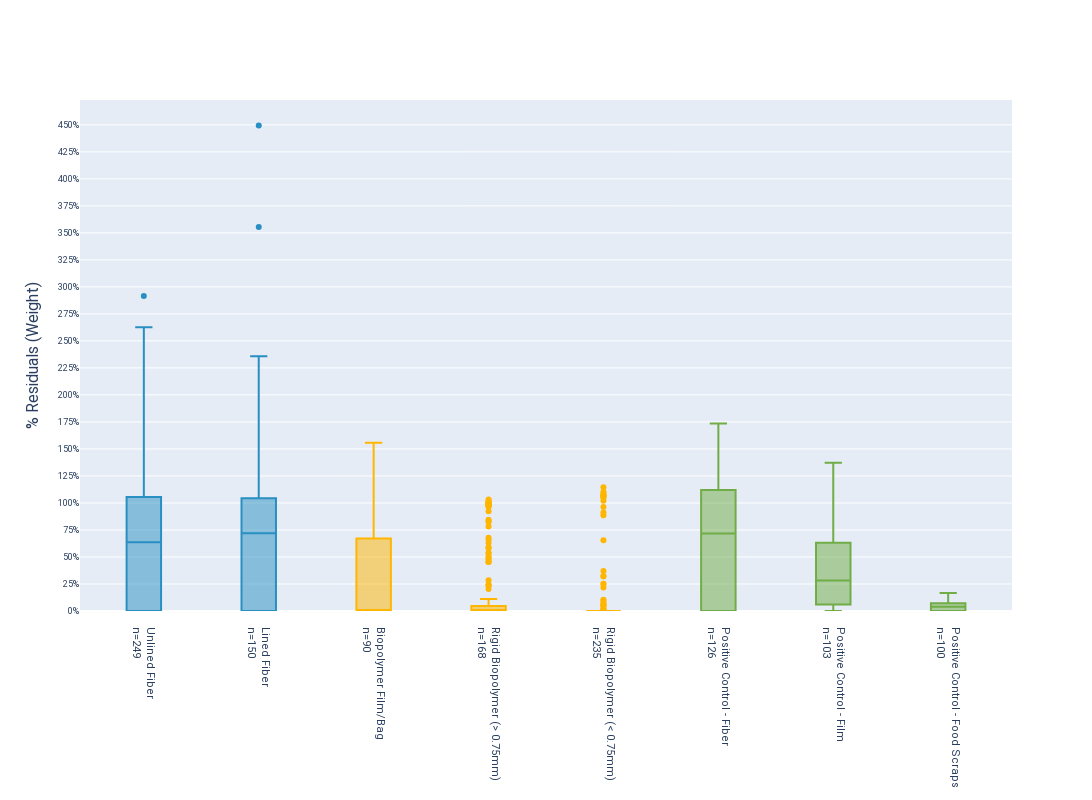
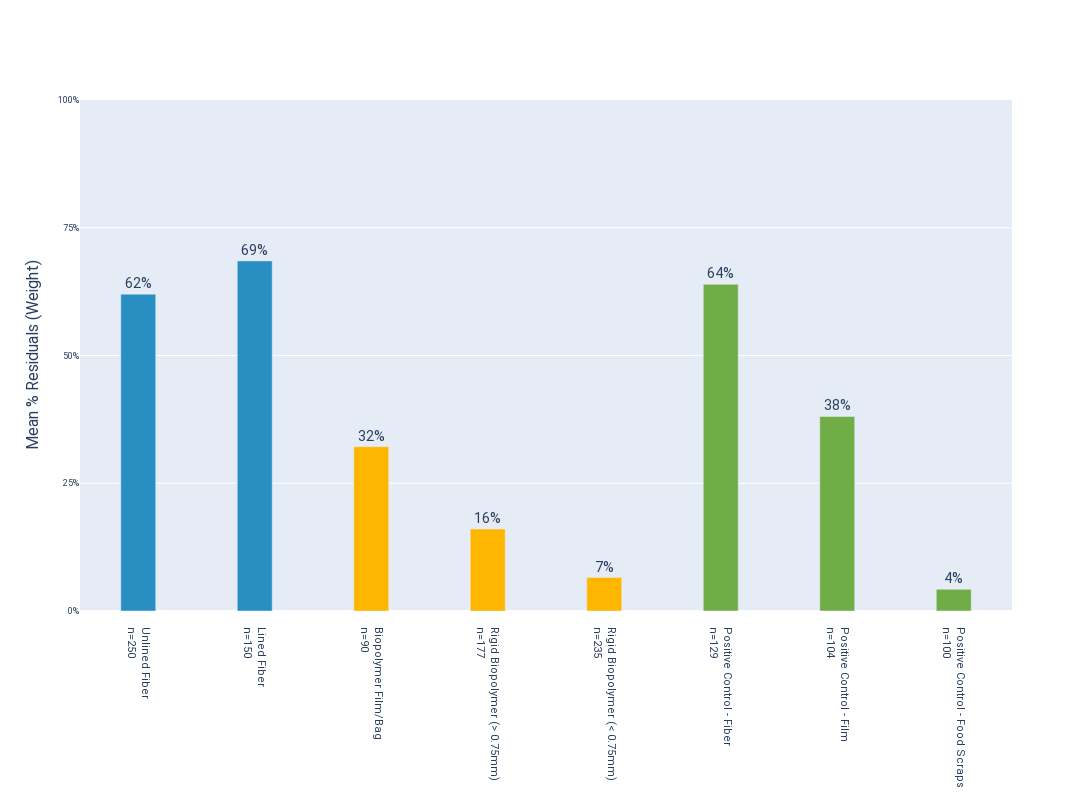
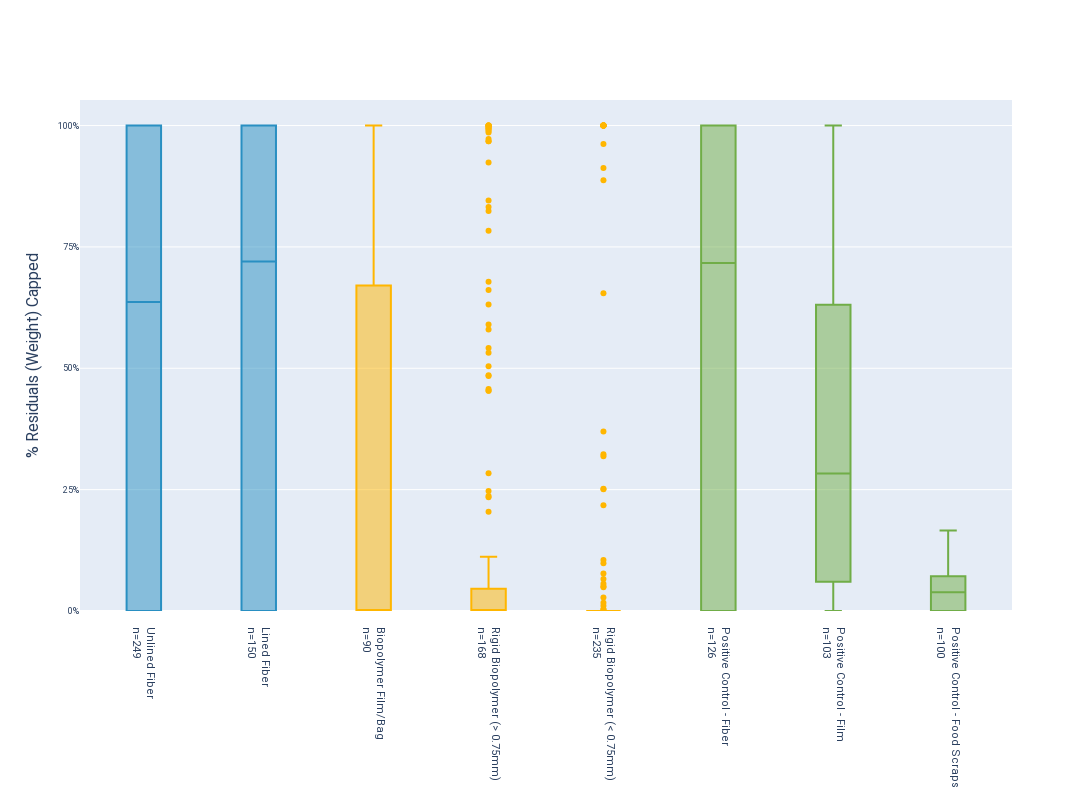
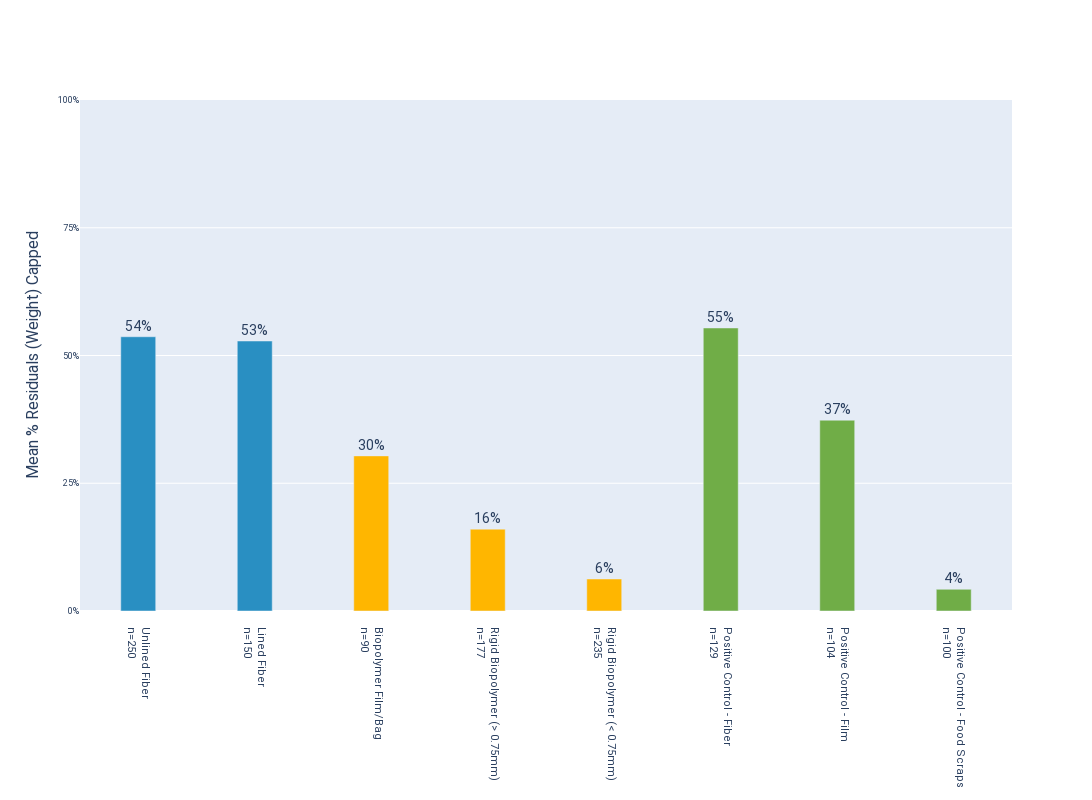

These figures' notebook cell, in order:
### Code cell
column = '% Residuals (Weight)'
box_and_whisker(joined, column, width=1200, save=True)
# residuals_bar(joined, width=1200, save=True)
mean_residuals_bar(joined, column, width=1200, save=True)

box_and_whisker(joined, column, width=1200, cap=True, save=True)
# residuals_bar(joined, width=1200, cap=True, save=True)
mean_residuals_bar(joined, column, width=1200, cap=True, save=True)

### Figure 1 — Plotly figure (JSON) as saved in the notebook; plotly's stock layout.template omitted (floating-point values rounded to 4 significant figures; data arrays with more than 128 entries replaced by an {"elided": "..."} marker saying what was removed)
{"data": [{"boxpoints": "outliers", "marker": {"color": "#298FC2"}, "name": "Unlined Fiber", "type": "box", "width": 0.3, "y": {"elided": "250 float values"}}, {"boxpoints": "outliers", "marker": {"color": "#298FC2"}, "name": "Lined Fiber", "type": "box", "width": 0.3, "y": {"elided": "150 float values"}}, {"boxpoints": "outliers", "marker": {"color": "#FFB600"}, "name": "Biopolymer Film/Bag", "type": "box", "width": 0.3, "y": [0.949, 0.595, 1.053, 0.998, 0.73, 0, 0, 0, 0, 0, 0, 0, 0, 0, 0.182, 0, 0, 0, 0, 1.025, 1.023, 0.68, 0, 0, 0, 0, 0, 0, 0, 0, 0, 0, 0, 0.253, 0.041, 0, 0, 0.011, 0.9, 1.339, 1.155, 0.2314, 0, 0, 0.9857, 0.9171, 1.401, 0.9879, 1.024, 0.07286, 0, 0.66, 0, 0.45, 0.8685, 0.6993, 0.8968, 0.8968, 0.4572, 0.4381, 1.016, 0, 0, 0, 0, 0, 0.3873, 0.512, 0.2145, 0.5689, 0.5188, 0.5483, 0, 0, 0, 0, 0, 0, 0, 0, 0, 0, 0, 0, 0, 0, 0.6707, 1.557, 0, 1.024]}, {"boxpoints": "outliers", "marker": {"color": "#FFB600"}, "name": "Rigid Biopolymer (> 0.75mm)", "type": "box", "width": 0.3, "y": {"elided": "177 float values"}}, {"boxpoints": "outliers", "marker": {"color": "#FFB600"}, "name": "Rigid Biopolymer (< 0.75mm)", "type": "box", "width": 0.3, "y": {"elided": "235 float values"}}, {"boxpoints": "outliers", "marker": {"color": "#70AD47"}, "name": "Positive Control - Fiber", "type": "box", "width": 0.3, "y": {"elided": "129 float values"}}, {"boxpoints": "outliers", "marker": {"color": "#70AD47"}, "name": "Positive Control - Film", "type": "box", "width": 0.3, "y": [0.265, 0.8, 0.627, 0.317, 0.094, 0.417, 0.075, 0.363, 0.482, 0.315, 0, 0, 0, 0.435, 0.891, 1.076, 0.975, 1.008, 0.856, 1.066, 1.226, 0.808, 0.841, 0.632, 0, 0.883, 0.126, 0.408, 0.027, 0.302, 0.257, 0.085, 0.24, 0.159, 0.214, 0.182, 0, 0.027, 0, 0.36, 0.207, 0.581, 0.614, 0.059, 0, 0, 0.064, 0.382, 0.911, 0, 0, 1.373, 0.27, 0.43, 0, 0.412, 0.499, 0, 0, 0, 0.122, 0, 0, 0, 0.131, 0, 0.798, 0.189, 0.242, 0.055, 0.461, 0.78, 0.337, 0.283, 0.881, 0.955, 0.983, 0.855, 0.391, 0.146, 0.313, 0.313, 0.186, 0.489, 0.235, 0.717, 0.835, 0.939, 0.991, 0.925, 0.189, 0.291, 0.111, 0.443, 0.183, 0.012, 0.167, 0.179, 0.005, 0.47, 0.938, 0.026, 0, null]}, {"boxpoints": "outliers", "marker": {"color": "#70AD47"}, "name": "Positive Control - Food Scraps", "type": "box", "width": 0.3, "y": [0.017, 0.04, 0.049, 0.046, 0.014, 0.042, 0.072, 0.018, 0.035, 0.041, 0, 0.036, 0.029, 0.023, 0.021, 0, 0, 0, 0, 0, 0, 0, 0, 0, 0, 0, 0, 0, 0, 0.038, 0.069, 0.063, 0.029, 0, 0, 0.078, 0.039, 0.022, 0.074, 0, 0.07, 0.058, 0.004, 0.004, 0, 0, 0.037, 0, 0.041, 0.017, 0, 0.029, 0.024, 0, 0.074, 0.041, 0.043, 0.101, 0.054, 0.072, 0.105, 0.054, 0.094, 0.126, 0.071, 0.088, 0.076, 0.086, 0.097, 0.076, 0.131, 0.097, 0.052, 0.134, 0.148, 0.048, 0.075, 0.04, 0.043, 0.059, 0.166, 0.124, 0.051, 0.108, 0.103, 0.106, 0.121, 0, 0, 0, 0.065, 0.056, 0, 0, 0, 0.046, 0.037, 0, 0, 0]}], "layout": {"font": {"family": "Roboto", "size": 11}, "height": 800, "showlegend": false, "title": {"font": {"family": "Roboto", "size": 14}}, "width": 1200, "xaxis": {"tickangle": 90, "tickfont": {"size": 11}, "tickmode": "array", "ticktext": ["     Unlined Fiber<br>     n=249", "     Lined Fiber<br>     n=150", "     Biopolymer Film/Bag<br>     n=90", "     Rigid Biopolymer (> 0.75mm)<br>     n=168", "     Rigid Biopolymer (< 0.75mm)<br>     n=235", "     Positive Control - Fiber<br>     n=126", "     Positive Control - Film<br>     n=103", "     Positive Control - Food Scraps<br>     n=100"], "tickvals": [0, 1, 2, 3, 4, 5, 6, 7], "title": {"font": {"size": 14}}}, "yaxis": {"rangemode": "tozero", "tickfont": {"size": 9}, "tickformat": ".0%", "tickmode": "array", "tickvals": {"elided": "400 float values"}, "title": {"font": {"size": 16}, "text": "% Residuals (Weight)"}}}}

### Figure 2 — Plotly figure (JSON) as saved in the notebook; plotly's stock layout.template omitted (floating-point values rounded to 4 significant figures)
{"data": [{"marker": {"color": "#298FC2"}, "name": "Unlined Fiber", "text": "62%", "textfont": {"size": 14}, "textposition": "outside", "type": "bar", "width": 0.3, "x": [0], "y": [0.6201]}, {"marker": {"color": "#298FC2"}, "name": "Lined Fiber", "text": "69%", "textfont": {"size": 14}, "textposition": "outside", "type": "bar", "width": 0.3, "x": [1], "y": [0.6851]}, {"marker": {"color": "#FFB600"}, "name": "Biopolymer Film/Bag", "text": "32%", "textfont": {"size": 14}, "textposition": "outside", "type": "bar", "width": 0.3, "x": [2], "y": [0.3216]}, {"marker": {"color": "#FFB600"}, "name": "Rigid Biopolymer (> 0.75mm)", "text": "16%", "textfont": {"size": 14}, "textposition": "outside", "type": "bar", "width": 0.3, "x": [3], "y": [0.1606]}, {"marker": {"color": "#FFB600"}, "name": "Rigid Biopolymer (< 0.75mm)", "text": "7%", "textfont": {"size": 14}, "textposition": "outside", "type": "bar", "width": 0.3, "x": [4], "y": [0.06549]}, {"marker": {"color": "#70AD47"}, "name": "Positive Control - Fiber", "text": "64%", "textfont": {"size": 14}, "textposition": "outside", "type": "bar", "width": 0.3, "x": [5], "y": [0.6394]}, {"marker": {"color": "#70AD47"}, "name": "Positive Control - Film", "text": "38%", "textfont": {"size": 14}, "textposition": "outside", "type": "bar", "width": 0.3, "x": [6], "y": [0.3807]}, {"marker": {"color": "#70AD47"}, "name": "Positive Control - Food Scraps", "text": "4%", "textfont": {"size": 14}, "textposition": "outside", "type": "bar", "width": 0.3, "x": [7], "y": [0.04247]}], "layout": {"barmode": "group", "font": {"family": "Roboto", "size": 11}, "height": 800, "showlegend": false, "title": {"font": {"family": "Roboto", "size": 14}}, "width": 1200, "xaxis": {"tickangle": 90, "tickfont": {"size": 11}, "tickmode": "array", "ticktext": ["     Unlined Fiber<br>     n=250", "     Lined Fiber<br>     n=150", "     Biopolymer Film/Bag<br>     n=90", "     Rigid Biopolymer (> 0.75mm)<br>     n=177", "     Rigid Biopolymer (< 0.75mm)<br>     n=235", "     Positive Control - Fiber<br>     n=129", "     Positive Control - Film<br>     n=104", "     Positive Control - Food Scraps<br>     n=100"], "tickvals": [0, 1, 2, 3, 4, 5, 6, 7], "title": {"font": {"size": 14}, "standoff": 25}}, "yaxis": {"range": [0, 1], "tickfont": {"size": 9}, "tickformat": ".0%", "tickmode": "array", "tickvals": [0, 0.25, 0.5, 0.75, 1], "title": {"font": {"size": 16}, "text": "Mean % Residuals (Weight)"}}}}

### Figure 3 — Plotly figure (JSON) as saved in the notebook; plotly's stock layout.template omitted (floating-point values rounded to 4 significant figures; data arrays with more than 128 entries replaced by an {"elided": "..."} marker saying what was removed)
{"data": [{"boxpoints": "outliers", "marker": {"color": "#298FC2"}, "name": "Unlined Fiber", "type": "box", "width": 0.3, "y": {"elided": "250 float values"}}, {"boxpoints": "outliers", "marker": {"color": "#298FC2"}, "name": "Lined Fiber", "type": "box", "width": 0.3, "y": {"elided": "150 float values"}}, {"boxpoints": "outliers", "marker": {"color": "#FFB600"}, "name": "Biopolymer Film/Bag", "type": "box", "width": 0.3, "y": [0.949, 0.595, 1, 0.998, 0.73, 0, 0, 0, 0, 0, 0, 0, 0, 0, 0.182, 0, 0, 0, 0, 1, 1, 0.68, 0, 0, 0, 0, 0, 0, 0, 0, 0, 0, 0, 0.253, 0.041, 0, 0, 0.011, 0.9, 1, 1, 0.2314, 0, 0, 0.9857, 0.9171, 1, 0.9879, 1, 0.07286, 0, 0.66, 0, 0.45, 0.8685, 0.6993, 0.8968, 0.8968, 0.4572, 0.4381, 1, 0, 0, 0, 0, 0, 0.3873, 0.512, 0.2145, 0.5689, 0.5188, 0.5483, 0, 0, 0, 0, 0, 0, 0, 0, 0, 0, 0, 0, 0, 0, 0.6707, 1, 0, 1]}, {"boxpoints": "outliers", "marker": {"color": "#FFB600"}, "name": "Rigid Biopolymer (> 0.75mm)", "type": "box", "width": 0.3, "y": {"elided": "177 float values"}}, {"boxpoints": "outliers", "marker": {"color": "#FFB600"}, "name": "Rigid Biopolymer (< 0.75mm)", "type": "box", "width": 0.3, "y": {"elided": "235 float values"}}, {"boxpoints": "outliers", "marker": {"color": "#70AD47"}, "name": "Positive Control - Fiber", "type": "box", "width": 0.3, "y": {"elided": "129 float values"}}, {"boxpoints": "outliers", "marker": {"color": "#70AD47"}, "name": "Positive Control - Film", "type": "box", "width": 0.3, "y": [0.265, 0.8, 0.627, 0.317, 0.094, 0.417, 0.075, 0.363, 0.482, 0.315, 0, 0, 0, 0.435, 0.891, 1, 0.975, 1, 0.856, 1, 1, 0.808, 0.841, 0.632, 0, 0.883, 0.126, 0.408, 0.027, 0.302, 0.257, 0.085, 0.24, 0.159, 0.214, 0.182, 0, 0.027, 0, 0.36, 0.207, 0.581, 0.614, 0.059, 0, 0, 0.064, 0.382, 0.911, 0, 0, 1, 0.27, 0.43, 0, 0.412, 0.499, 0, 0, 0, 0.122, 0, 0, 0, 0.131, 0, 0.798, 0.189, 0.242, 0.055, 0.461, 0.78, 0.337, 0.283, 0.881, 0.955, 0.983, 0.855, 0.391, 0.146, 0.313, 0.313, 0.186, 0.489, 0.235, 0.717, 0.835, 0.939, 0.991, 0.925, 0.189, 0.291, 0.111, 0.443, 0.183, 0.012, 0.167, 0.179, 0.005, 0.47, 0.938, 0.026, 0, null]}, {"boxpoints": "outliers", "marker": {"color": "#70AD47"}, "name": "Positive Control - Food Scraps", "type": "box", "width": 0.3, "y": [0.017, 0.04, 0.049, 0.046, 0.014, 0.042, 0.072, 0.018, 0.035, 0.041, 0, 0.036, 0.029, 0.023, 0.021, 0, 0, 0, 0, 0, 0, 0, 0, 0, 0, 0, 0, 0, 0, 0.038, 0.069, 0.063, 0.029, 0, 0, 0.078, 0.039, 0.022, 0.074, 0, 0.07, 0.058, 0.004, 0.004, 0, 0, 0.037, 0, 0.041, 0.017, 0, 0.029, 0.024, 0, 0.074, 0.041, 0.043, 0.101, 0.054, 0.072, 0.105, 0.054, 0.094, 0.126, 0.071, 0.088, 0.076, 0.086, 0.097, 0.076, 0.131, 0.097, 0.052, 0.134, 0.148, 0.048, 0.075, 0.04, 0.043, 0.059, 0.166, 0.124, 0.051, 0.108, 0.103, 0.106, 0.121, 0, 0, 0, 0.065, 0.056, 0, 0, 0, 0.046, 0.037, 0, 0, 0]}], "layout": {"font": {"family": "Roboto", "size": 11}, "height": 800, "showlegend": false, "title": {"font": {"family": "Roboto", "size": 14}}, "width": 1200, "xaxis": {"tickangle": 90, "tickfont": {"size": 11}, "tickmode": "array", "ticktext": ["     Unlined Fiber<br>     n=249", "     Lined Fiber<br>     n=150", "     Biopolymer Film/Bag<br>     n=90", "     Rigid Biopolymer (> 0.75mm)<br>     n=168", "     Rigid Biopolymer (< 0.75mm)<br>     n=235", "     Positive Control - Fiber<br>     n=126", "     Positive Control - Film<br>     n=103", "     Positive Control - Food Scraps<br>     n=100"], "tickvals": [0, 1, 2, 3, 4, 5, 6, 7], "title": {"font": {"size": 14}}}, "yaxis": {"rangemode": "tozero", "tickfont": {"size": 9}, "tickformat": ".0%", "tickmode": "array", "tickvals": {"elided": "400 float values"}, "title": {"font": {"size": 16}, "text": "% Residuals (Weight) Capped"}}}}

### Figure 4 — Plotly figure (JSON) as saved in the notebook; plotly's stock layout.template omitted (floating-point values rounded to 4 significant figures)
{"data": [{"marker": {"color": "#298FC2"}, "name": "Unlined Fiber", "text": "54%", "textfont": {"size": 14}, "textposition": "outside", "type": "bar", "width": 0.3, "x": [0], "y": [0.5367]}, {"marker": {"color": "#298FC2"}, "name": "Lined Fiber", "text": "53%", "textfont": {"size": 14}, "textposition": "outside", "type": "bar", "width": 0.3, "x": [1], "y": [0.5284]}, {"marker": {"color": "#FFB600"}, "name": "Biopolymer Film/Bag", "text": "30%", "textfont": {"size": 14}, "textposition": "outside", "type": "bar", "width": 0.3, "x": [2], "y": [0.3036]}, {"marker": {"color": "#FFB600"}, "name": "Rigid Biopolymer (> 0.75mm)", "text": "16%", "textfont": {"size": 14}, "textposition": "outside", "type": "bar", "width": 0.3, "x": [3], "y": [0.1602]}, {"marker": {"color": "#FFB600"}, "name": "Rigid Biopolymer (< 0.75mm)", "text": "6%", "textfont": {"size": 14}, "textposition": "outside", "type": "bar", "width": 0.3, "x": [4], "y": [0.06261]}, {"marker": {"color": "#70AD47"}, "name": "Positive Control - Fiber", "text": "55%", "textfont": {"size": 14}, "textposition": "outside", "type": "bar", "width": 0.3, "x": [5], "y": [0.5539]}, {"marker": {"color": "#70AD47"}, "name": "Positive Control - Film", "text": "37%", "textfont": {"size": 14}, "textposition": "outside", "type": "bar", "width": 0.3, "x": [6], "y": [0.3734]}, {"marker": {"color": "#70AD47"}, "name": "Positive Control - Food Scraps", "text": "4%", "textfont": {"size": 14}, "textposition": "outside", "type": "bar", "width": 0.3, "x": [7], "y": [0.04247]}], "layout": {"barmode": "group", "font": {"family": "Roboto", "size": 11}, "height": 800, "showlegend": false, "title": {"font": {"family": "Roboto", "size": 14}}, "width": 1200, "xaxis": {"tickangle": 90, "tickfont": {"size": 11}, "tickmode": "array", "ticktext": ["     Unlined Fiber<br>     n=250", "     Lined Fiber<br>     n=150", "     Biopolymer Film/Bag<br>     n=90", "     Rigid Biopolymer (> 0.75mm)<br>     n=177", "     Rigid Biopolymer (< 0.75mm)<br>     n=235", "     Positive Control - Fiber<br>     n=129", "     Positive Control - Film<br>     n=104", "     Positive Control - Food Scraps<br>     n=100"], "tickvals": [0, 1, 2, 3, 4, 5, 6, 7], "title": {"font": {"size": 14}, "standoff": 25}}, "yaxis": {"range": [0, 1], "tickfont": {"size": 9}, "tickformat": ".0%", "tickmode": "array", "tickvals": [0, 0.25, 0.5, 0.75, 1], "title": {"font": {"size": 16}, "text": "Mean % Residuals (Weight) Capped"}}}}
